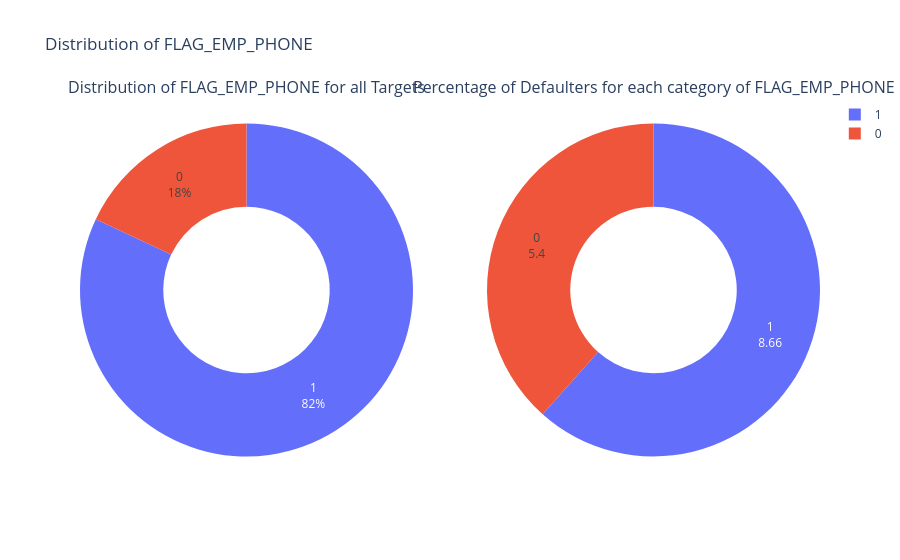

Notebook source saved alongside this figure:
### Markdown cell above
<b><u>Phân phối biến phân loại FLAG_EMP_PHONE</u></b>

Cột này cho biết khách hàng có cung cấp số điện thoại cơ quan hay không; 1 là Có và 0 là Không.

### Code cell
#let us first see the unique categories of 'FLAG_EMP_PHONE'
print_unique_categories(application_train, 'FLAG_EMP_PHONE')

#plotting the Pie Plot for the Column
plot_categorical_variables_pie(application_train, column_name = 'FLAG_EMP_PHONE', hole = 0.5)
print('-'*100)

### Figure 1 — Plotly figure (JSON) as saved in the notebook; plotly's stock layout.template omitted (floating-point values rounded to 4 significant figures)
{"data": [{"domain": {"x": [0, 0.45], "y": [0, 1]}, "hole": 0.5, "labels": [1, 0], "textinfo": "label+percent", "textposition": "inside", "type": "pie", "values": [252125, 55386]}, {"domain": {"x": [0.55, 1], "y": [0, 1]}, "hole": 0.5, "hoverinfo": "label+value", "labels": [1, 0], "textinfo": "label+value", "type": "pie", "values": [8.66, 5.4]}], "layout": {"annotations": [{"font": {"size": 16}, "showarrow": false, "text": "Distribution of FLAG_EMP_PHONE for all Targets", "x": 0.225, "xanchor": "center", "xref": "paper", "y": 1, "yanchor": "bottom", "yref": "paper"}, {"font": {"size": 16}, "showarrow": false, "text": "Percentage of Defaulters for each category of FLAG_EMP_PHONE", "x": 0.775, "xanchor": "center", "xref": "paper", "y": 1, "yanchor": "bottom", "yref": "paper"}], "title": {"text": "Distribution of FLAG_EMP_PHONE"}}}
